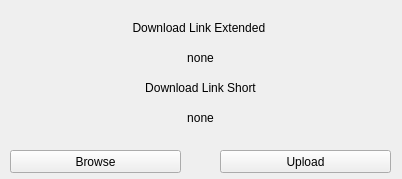
<?xml version="1.0" encoding="UTF-8"?>
<ui version="4.0">
 <class>AnonUploadR</class>
 <widget class="QWidget" name="AnonUploadR">
  <property name="geometry">
   <rect>
    <x>0</x>
    <y>0</y>
    <width>402</width>
    <height>179</height>
   </rect>
  </property>
  <property name="sizePolicy">
   <sizepolicy hsizetype="Fixed" vsizetype="Fixed">
    <horstretch>0</horstretch>
    <verstretch>0</verstretch>
   </sizepolicy>
  </property>
  <property name="windowTitle">
   <string>AnonUploadR</string>
  </property>
  <widget class="QPushButton" name="openFile">
   <property name="geometry">
    <rect>
     <x>10</x>
     <y>150</y>
     <width>171</width>
     <height>23</height>
    </rect>
   </property>
   <property name="text">
    <string>Browse</string>
   </property>
  </widget>
  <widget class="QLabel" name="longLink_Label">
   <property name="geometry">
    <rect>
     <x>10</x>
     <y>20</y>
     <width>381</width>
     <height>16</height>
    </rect>
   </property>
   <property name="text">
    <string>Download Link Extended </string>
   </property>
   <property name="alignment">
    <set>Qt::AlignCenter</set>
   </property>
  </widget>
  <widget class="QLabel" name="shortLink_Label">
   <property name="geometry">
    <rect>
     <x>10</x>
     <y>80</y>
     <width>381</width>
     <height>16</height>
    </rect>
   </property>
   <property name="text">
    <string>Download Link Short</string>
   </property>
   <property name="alignment">
    <set>Qt::AlignCenter</set>
   </property>
  </widget>
  <widget class="QLabel" name="longLink">
   <property name="geometry">
    <rect>
     <x>10</x>
     <y>50</y>
     <width>381</width>
     <height>16</height>
    </rect>
   </property>
   <property name="text">
    <string>none</string>
   </property>
   <property name="alignment">
    <set>Qt::AlignCenter</set>
   </property>
  </widget>
  <widget class="QLabel" name="shortLink">
   <property name="geometry">
    <rect>
     <x>10</x>
     <y>110</y>
     <width>381</width>
     <height>16</height>
    </rect>
   </property>
   <property name="text">
    <string>none</string>
   </property>
   <property name="alignment">
    <set>Qt::AlignCenter</set>
   </property>
  </widget>
  <widget class="QPushButton" name="uploadFile">
   <property name="geometry">
    <rect>
     <x>220</x>
     <y>150</y>
     <width>171</width>
     <height>23</height>
    </rect>
   </property>
   <property name="text">
    <string>Upload</string>
   </property>
  </widget>
 </widget>
 <resources/>
 <connections/>
</ui>
